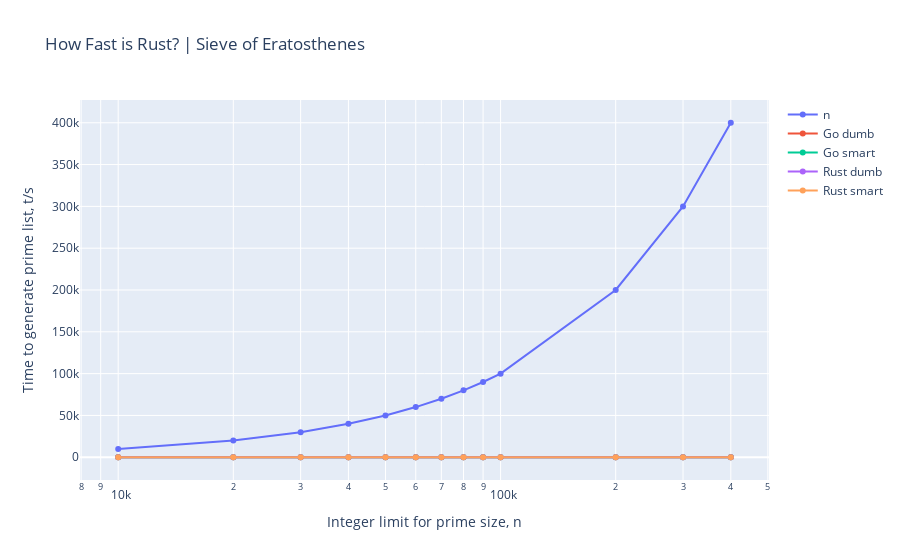

Notebook source saved alongside this figure:
### Code cell
# Now for a log-scale
fig.update_layout(xaxis_type='log')
fig.show()

### Figure 1 — Plotly figure (JSON) as saved in the notebook; plotly's stock layout.template omitted (floating-point values rounded to 4 significant figures)
{"data": [{"mode": "lines+markers", "name": "n", "type": "scatter", "x": [10000, 20000, 30000, 40000, 50000, 60000, 70000, 80000, 90000, 100000, 200000, 300000, 400000], "y": [10000, 20000, 30000, 40000, 50000, 60000, 70000, 80000, 90000, 100000, 200000, 300000, 400000]}, {"mode": "lines+markers", "name": "Go dumb", "type": "scatter", "x": [10000, 20000, 30000, 40000, 50000, 60000, 70000, 80000, 90000, 100000, 200000, 300000, 400000], "y": [0.04299, 0.113, 0.222, 0.363, 0.5362, 0.7486, 0.98, 1.257, 1.577, 1.877, 6.77, 14.27, 24.5]}, {"mode": "lines+markers", "name": "Go smart", "type": "scatter", "x": [10000, 20000, 30000, 40000, 50000, 60000, 70000, 80000, 90000, 100000, 200000, 300000, 400000], "y": [0.01297, 0.014, 0.01197, 0.01197, 0.013, 0.012, 0.012, 0.01297, 0.013, 0.013, 0.01297, 0.012, 0.013]}, {"mode": "lines+markers", "name": "Rust dumb", "type": "scatter", "x": [10000, 20000, 30000, 40000, 50000, 60000, 70000, 80000, 90000, 100000, 200000, 300000, 400000], "y": [0.028, 0.09, 0.175, 0.301, 0.447, 0.621, 0.817, 1.028, 1.279, 1.552, 5.746, 12.07, 20.88]}, {"mode": "lines+markers", "name": "Rust smart", "type": "scatter", "x": [10000, 20000, 30000, 40000, 50000, 60000, 70000, 80000, 90000, 100000, 200000, 300000, 400000], "y": [0.006998, 0.007001, 0.007001, 0.007, 0.006969, 0.006999, 0.007999, 0.007, 0.006989, 0.008003, 0.008, 0.008002, 0.008]}], "layout": {"title": {"text": "How Fast is Rust? | Sieve of Eratosthenes"}, "xaxis": {"title": {"text": "Integer limit for prime size, n"}, "type": "log"}, "yaxis": {"title": {"text": "Time to generate prime list, t/s"}}}}
